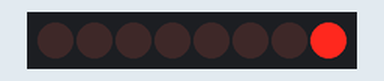
Simulated run of this sketch. Board: Arduino Uno, built with avr-gcc and run on an emulated ATmega328P. Parts: 8 shift-register outputs drawn as a row of LEDs (first output left, lit = HIGH). Wiring (inferred from the names in the program): shift register (74HC595): data pin 9; shift clock pin 12; latch pin 11. Wiring (inferred from the signals the program sends): row of LEDs: on Q0, Q1, Q2, Q3, Q4, Q5, Q6, Q7.

Above: at 0.05 s.
At 0.35 s:
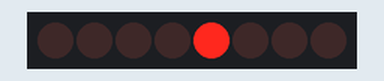
At 0.75 s:
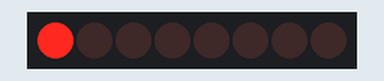
At 1.45 s:
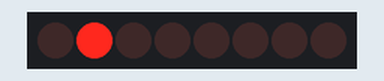
At 2.15 s:
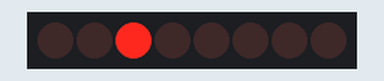
At 2.85 s:
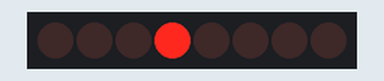
Timing chart, 0 to 3.1 s (numbered marks = the images above):
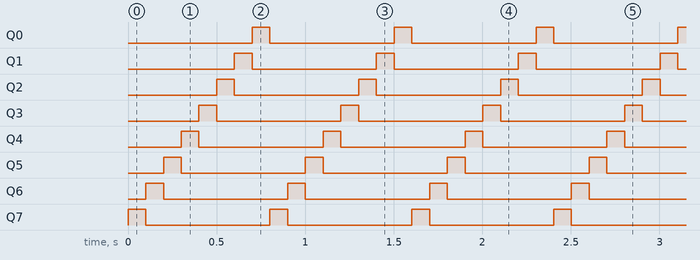

The sketch:

shiftresister_LED_test.ino
```cpp
#define DATAPIN		(9)		// 74HC595のDSへ
#define LATCHPIN	(11)	// 74HC595のST_CPへ
#define CLOCKPIN	(12)	// 74HC595のSH_CPへ

void MyShiftOut( int dataPin, int clockPin, int bit, unsigned long val )
{
  for ( int i = 0; i < bit; i++ )
  {
    digitalWrite(dataPin, !!(val & (1L << i)));

    digitalWrite(clockPin, HIGH);
    digitalWrite(clockPin, LOW);
  }
}

void setup()
{
  pinMode(DATAPIN, OUTPUT);
  pinMode(LATCHPIN, OUTPUT);
  pinMode(CLOCKPIN, OUTPUT);
}

void loop()
{
  for ( int i = 0; i < 8; i++ )
  {
    digitalWrite(LATCHPIN, LOW);		// 送信中はLATCHPINをLOWに

    // シフト演算を使って点灯するLEDを選択しています
    MyShiftOut( DATAPIN, CLOCKPIN, 8, 1L << i );

    digitalWrite(LATCHPIN, HIGH);		// 送信後はLATCHPINをHIGHに戻す

    delay(100);
  }
}
```

Measured:
- by itself, Q0–7: alternates HIGH for 0.10 s and LOW for 0.70 s
- by itself, everything shown: repeats every 0.80 s, in 8 steps
